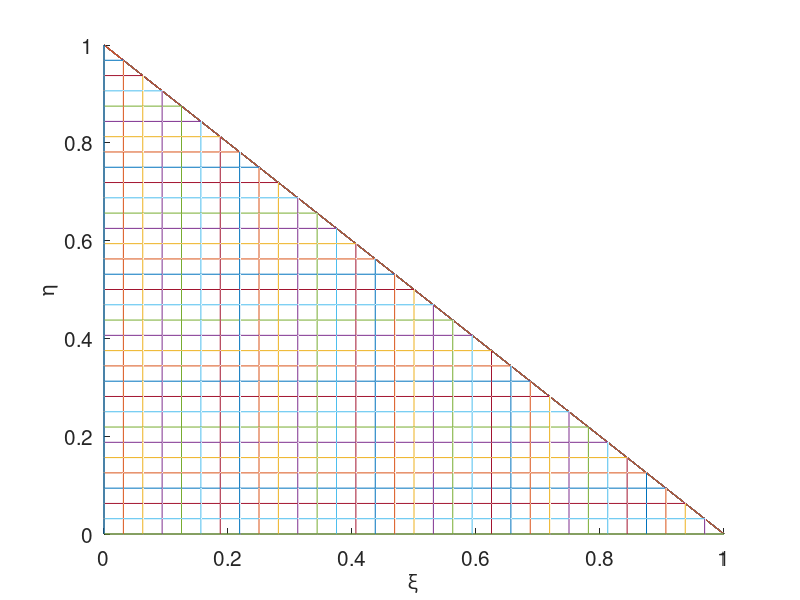

The MATLAB source for this figure:
%=======
% psi_t3
%
% Plot the element interpolation functions
% for a 3-node triangle
%=======

hold on

N=32;
M=32;

Dx=1.0/N;
Dy=1.0/M;

for i=1:N+1 
  x(i)=Dx*(i-1.0);
%   fprintf (1,'%6.2f',X(i))
end

for j=1:M+1
  y(j)=Dy*(j-1.0);
% fprintf (1,'%6.2f',Y(j))
end

%--------
% first set of grid lines
%--------

for i=1:N
 for j=1:M+2-i
  xp(j) = x(i);
  yp(j) = y(j);
  zeta= 1.0-xp(j)-yp(j);
  zp(j)= zeta;   % first node
 end
 plot3(xp,yp,zp);
end

%--------
% second set of grid lines
%--------

for j=1:M
 for i=1:N+2-j
  ypp(i) = y(j);
  xpp(i) = x(i);
  zeta= 1.0-xpp(i)-ypp(i);
  zpp(i)= zeta;   % first node
 end
plot3(xpp,ypp,zpp);
end

%------------------
% draw the triangle
%------------------

xx(1)=0.0;yy(1)=0.0;zz(1)=0.0;
xx(2)=1.0;yy(2)=0.0;zz(2)=0.0;
xx(3)=0.0;yy(3)=1.0;zz(3)=0.0;
xx(4)=0.0;yy(4)=0.0;zz(4)=0.0;

plot3(xx,yy,zz); hold on;
set(gca,'fontsize',15)
xlabel('\xi','fontsize',15)
ylabel('\eta','fontsize',15)

%-----
% done
%-----
